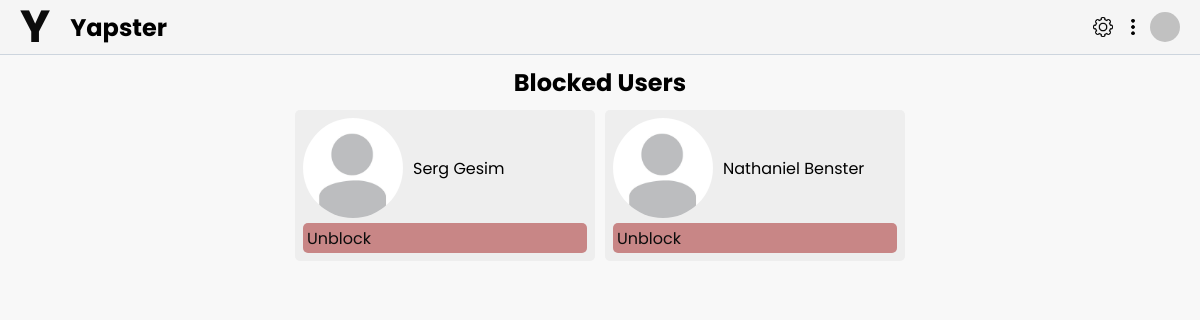
Before: /friend/block_list (signed in) with the older database file.
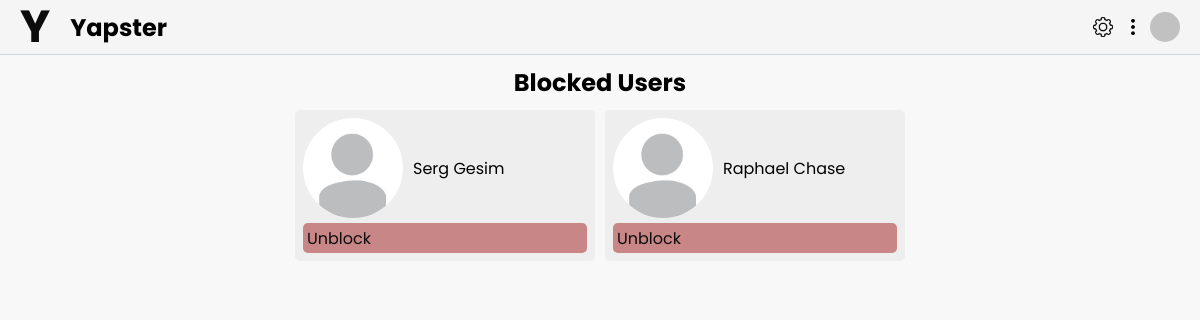
After: the same page with the newer database file.
### user/models.py (models this page shows, shortened)
class YapsterUser(models.Model):
    user = models.OneToOneField(User, on_delete=models.CASCADE, related_name='yapsteruser')
    gender = models.CharField(max_length=10, null=True, blank=True)
    bio = models.TextField(null=True, blank=True)
    profile_image = models.ImageField(upload_to='profile_images/', blank=True, null=True)
    phone_number = models.CharField(max_length=15, null=True, blank=True)
    city = models.CharField(max_length=50, null=True, blank=True)
    state = models.CharField(max_length=50, null=True, blank=True)
    postcode = models.CharField(max_length=10, null=True, blank=True)
    country = models.CharField(max_length=50, null=True, blank=True)
    is_deleted = models.BooleanField(default=False)
    first_name = models.CharField(max_length=30, null=True, blank=True)
    last_name = models.CharField(max_length=30, null=True, blank=True)
    email = models.EmailField(null=True, blank=True)

### friend/views.py (the view)
# urls.py: path('block_list', views.block_list_view, name='block_list'),
def block_list_view(request):
    blocked_list, created = BlockList.objects.get_or_create(user=request.user.yapsteruser)
    return render(request, 'block_list.html', {'blocked_list': blocked_list.blocked_users.all()})

### friend/templates/block_list.html (shortened to what this page needs)
{% load static %}
<!DOCTYPE html>
<html lang="en">
  <head>
    <link rel="stylesheet" href="{% static 'friend/styles.css' %}" />
    <link rel="stylesheet" href="{% static 'yapster/styles.css' %}" />
  </head>
  <body>
    {% include 'html/navbar.html' %}
    <h2 class="title">Blocked Users</h2>
    <div class="users-cont">
      {% for blocked in blocked_list %}
      <div class="user">
        <div class="user-details">
          <img class="user__profile-image" src="{% static 'images/default_profile.jpg' %}" alt="" />
          <p class="user__name">{{ blocked.user.first_name }} {{ blocked.user.last_name }}</p>
        </div>
        <div class="user__actions">
          <a href="{% url 'friend:unblock_user' blocked.user.id %}">Unblock</a>
        </div>
      </div>
      {% empty %}
      <p>No users found.</p>
      {% endfor %}
    </div>
  </body>
</html>

### templates/html/navbar.html (shortened to what this page needs)
{% load static %}
<nav>
  <div id="logo-name-cont">
    <a href="/" class="logo"> <h1>Y</h1></a>
    <h2>Yapster</h2>
  </div>
  <div id="nav-options">
    <div class="option">
      <img src="{% static 'chat/images/settings.png' %}" alt="Gear Icon" />
    </div>
    <div id="dots" class="option">
      <img src="{% static 'chat/images/dots.png' %}" alt="Triple Dots Icon" />
    </div>
    <a href="{% url 'public_profile' %}">
      <div id="nav-profile-pic"></div>
    </a>
  </div>
</nav>

### friend/static/friend/styles.css (style rules this page uses)
html, body { font-family: "Poppins", sans-serif; }
.title { text-align: center; margin: 10px 0; }
.users-cont { max-width: 950px; margin-inline: auto; display: flex; flex-wrap: wrap; gap: 10px; justify-content: center; }
.user { background-color: rgb(238, 238, 238); width: 300px; display: flex; flex-direction: column; padding: 8px; border-radius: 5px; }
.user-details { display: flex; align-items: center; }
.user__profile-image { width: 100px; border-radius: 50px; }
.user__name { margin-left: 10px; }
.user__actions a { display: block; background-color: rgb(200, 134, 134); height: 30px; margin-top: 5px; border-radius: 5px; padding-inline: 4px; display: flex; align-items: center; transition: 0.1s; }

### static/yapster/styles.css (style rules this page uses)
* { padding: 0; margin: 0; box-sizing: border-box; }
html, body { font-family: "Poppins", serif; }
body { background-color: rgb(248, 248, 248); }
a { text-decoration: none; color: rgb(12, 12, 12); }
img { display: block; width: 100%; height: auto; }
.logo { font-size: 30px; margin-right: 20px; }
nav { width: 100%; height: 55px; display: flex; justify-content: space-between; align-items: center; padding: 0 20px; border-bottom: 1px solid #cdd5de; background-color: rgb(245, 245, 245); z-index: 20; }
.option { width: 25px; height: 25px; cursor: pointer; display: flex; align-items: center; justify-content: center; transition: 0.1s ease-in-out; }
.option img { width: 80%; height: auto; }
#logo-name-cont { display: flex; align-items: center; }
#nav-options { display: flex; align-items: center; gap: 5px; }
#nav-profile-pic { background-color: rgb(193, 193, 193); width: 30px; height: 30px; border-radius: 50px; }
#dots { position: relative; z-index: 10; }

Changed rows visible on the page:
no longer on this page (row unchanged): YapsterUser: user.first_name "Nathaniel", user.last_name "Benster"
added YapsterUser: user.first_name "Raphael", user.last_name "Chase"
